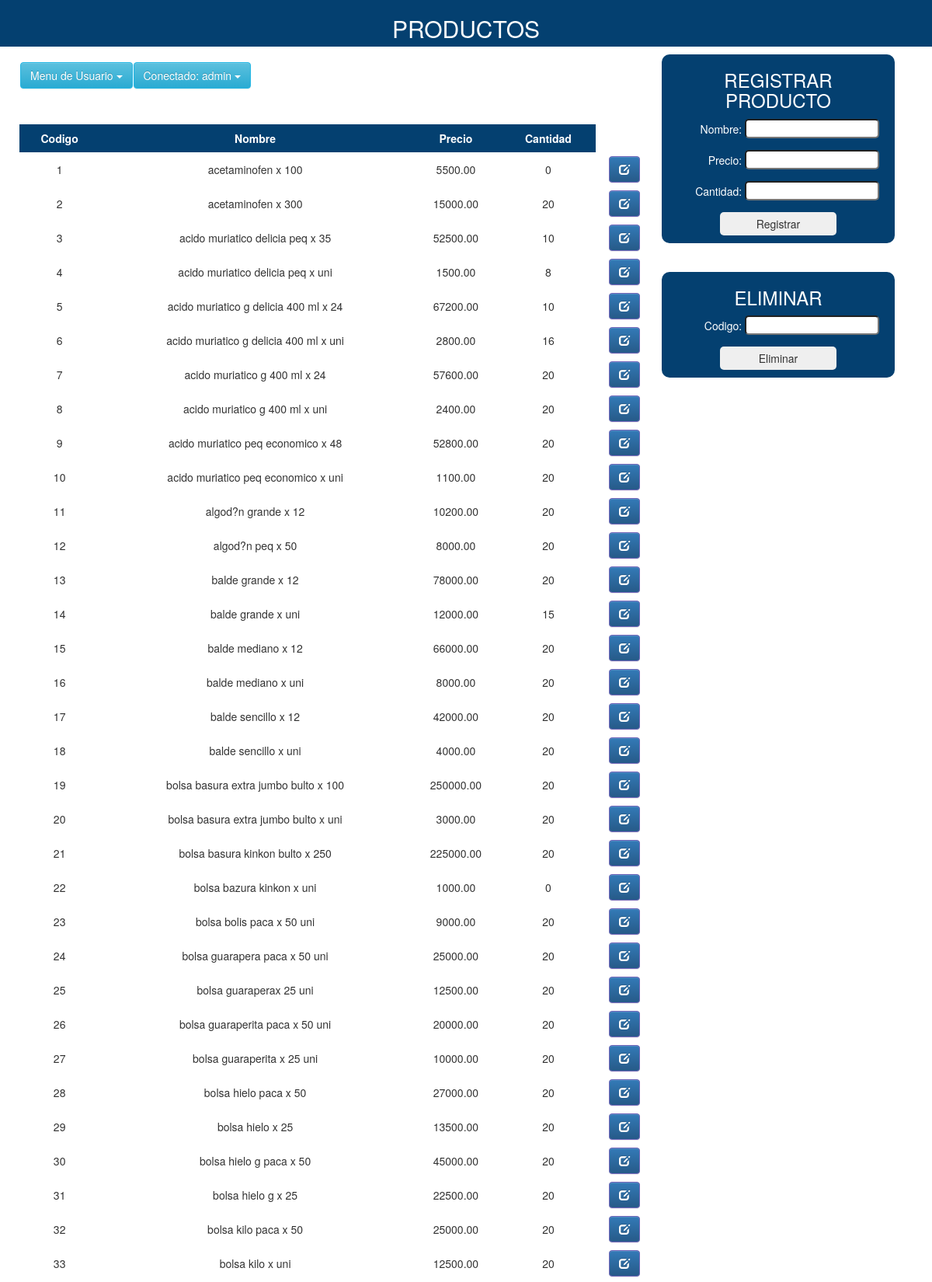
/View_Products.php (signed in, upper part), run on the app's committed database.
### tables this page shows
CREATE TABLE `productos` (
  `IdProducto` int(11) NOT NULL,
  `Nombre` varchar(40) DEFAULT NULL,
  `Precio` decimal(10,2) DEFAULT NULL,
  `Cantidad` int(11) DEFAULT NULL,
  `IdCategoria` int(11) DEFAULT NULL,
  `PorceEmpresa` decimal(10,2) DEFAULT NULL,
  `PorceVendedor` decimal(10,2) DEFAULT NULL
);

### controller/Products_Controller.php (called while the page is built, shortened)
<?php
class Products_Controller
{
    public static function Main($option, $array = [])
    {
        $products = new Products_Controller();
        switch ($option) {
            case 0:
                $result = $products->Consult($array);
                break;
        }
        return $result;
    }
    public function Consult($array)
    {
        $conexion = Conexion::connection();
        if ($array == null) {
            $sql = "SELECT IdProducto,Nombre,Precio,Cantidad from productos";
            return $conexion->query($sql);
        }
        $sql = "SELECT Precio,Cantidad,Nombre,IdProducto from productos WHERE IdProducto='$array'";
        return $conexion->query($sql);
    }
}

### controller/Controller.php (called while the page is built, shortened)
<?php
require_once "Products_Controller.php";
class Controller{
    public function Products($option,$array = []){
        return Products_Controller::Main($option,$array);
    }
}

### View_Products.php (the view, shortened to what this page needs)
<?php
require_once "controller/Controller.php";
?>
<!DOCTYPE html>
<html>
<head>
    <link rel="stylesheet" href="https://maxcdn.bootstrapcdn.com/bootstrap/3.3.5/css/bootstrap.min.css">
    <link rel="stylesheet" href="https://maxcdn.bootstrapcdn.com/bootstrap/3.3.5/css/bootstrap-theme.min.css">
    <link href="resource/css/productos2.css" rel="stylesheet">
    <link href="resource/css/style.css" rel="stylesheet">
</head>
<body>
    <div class="naveg">
        <div class="heading">
            <h2 id="hh">PRODUCTOS</h2>
        </div>
    </div>
    <div class="regproducto" id="regproducto">
        <form class="form_reg" action="" method="POST">
            <h3>REGISTRAR PRODUCTO</h3>
            <p>Nombre: <input name="nombrePro" class="input" type="text" required autofocus></p>
            <p>Precio: <input name="precio" class="input" type="number" required autofocus></p>
            <p>Cantidad: <input name="cantidad" class="input" type="number" required autofocus></p>
            <button class="submit" type="submit"> Registrar </button>
        </form>
    </div>
    <div class="regproducto2" id="regproducto2">
        <form class="form_reg" action="" method="POST">
            <h3>ELIMINAR</h3>
            <p>Codigo: <input name="codigor" class="input" type="number" required autofocus></p>
            <button class="submit" type="submit"> Eliminar </button>
        </form>
    </div>
    <div class="tabla">
        <div class="inclu"><?php include('menu.php'); ?></div>
        <table id="table">
            <thead>
                <tr>
                    <th>Codigo</th>
                    <th>Nombre</th>
                    <th>Precio</th>
                    <th>Cantidad</th>
                </tr>
            </thead>
            <tbody>
                <?php
                    $pro = new Controller();
                    $productos=$pro->Products(0);
                    while ($mostrar = $productos->fetch_row()) {
                ?>
                    <tr>
                        <td><?php echo $mostrar[0] ?></td>
                        <td><?php echo $mostrar[1] ?></td>
                        <td><?php echo $mostrar[2] ?></td>
                        <td><?php echo $mostrar[3] ?></td>
                        <td><a href="Edit_Producto.php?update_id=<?php echo $mostrar[0] ?>" title="Editar Producto">
                                <div class="btn btn-primary"><span class="glyphicon glyphicon-edit"></span></div>
                            </a></td>
                    </tr>
                <?php
                }
                ?>
            </tbody>
            </table>
        </div>
</body>
</html>

### resource/css/productos2.css (style rules this page uses)
* { margin: 0; padding: 0;box-sizing: border-box; }
#table { width: 100%; }
th { background-color:rgb(4, 64, 112); color: white; text-align: center; padding:8px; }
td { padding: 5px 3px; }
.tabla { position: relative; width: 68%; text-align: center; float: left; top:80px; left: 25px; }
.regproducto, .regproducto2 { background-color: rgb(4, 64, 112); width: 300px; height: auto; display: flex; justify-content: space-between; border-radius:10px; position: absolute; padding:0 0 10px; left:71%; }
.regproducto { top: 70px; }
.regproducto2 { top: 350px; }
.form_reg { padding: 0 5px; margin: 0 auto; width: 90%; height: auto; text-align: center; }
.form_reg h3 { color:white; }
.form_reg p { width: 100%; text-align: right; color:white; }
.form_reg input { height: 25px; border-radius: 5px; margin-bottom: 5px; color:black; }
.form_reg button { border: none; border-radius: 5px; width: 150px; padding: 5px 3px; cursor: pointer; }

### resource/css/style.css (style rules this page uses)
.btn-primary, .panel-primary { border-color: #7266ba; color: #fff !important; }
input[type=number] { -moz-appearance: textfield; }
.naveg { position: absolute; width: 100%; height: 60px; background: rgb(4, 64, 112); z-index: 9000; }
#hh { color: white; text-align: center; }

### data on the page
productos: IdProducto "1", Nombre "acetaminofen x 100", Precio "5500.00", Cantidad "0"
productos: IdProducto "2", Nombre "acetaminofen x 300", Precio "15000.00", Cantidad "20"
productos: IdProducto "3", Nombre "acido muriatico delicia peq x 35", Precio "52500.00", Cantidad "10"
productos: IdProducto "4", Nombre "acido muriatico delicia peq x uni", Precio "1500.00", Cantidad "8"
productos: IdProducto "5", Nombre "acido muriatico g delicia 400 ml x 24", Precio "67200.00", Cantidad "10"
productos: IdProducto "6", Nombre "acido muriatico g delicia 400 ml x uni", Precio "2800.00", Cantidad "16"
productos: IdProducto "7", Nombre "acido muriatico g 400 ml x 24", Precio "57600.00", Cantidad "20"
productos: IdProducto "8", Nombre "acido muriatico g 400 ml x uni", Precio "2400.00", Cantidad "20"
productos: IdProducto "9", Nombre "acido muriatico peq economico x 48", Precio "52800.00", Cantidad "20"
productos: IdProducto "10", Nombre "acido muriatico peq economico x uni", Precio "1100.00", Cantidad "20"
productos: IdProducto "11", Nombre "algod?n grande x 12", Precio "10200.00", Cantidad "20"
productos: IdProducto "12", Nombre "algod?n peq x 50", Precio "8000.00", Cantidad "20"
productos: IdProducto "13", Nombre "balde grande x 12", Precio "78000.00", Cantidad "20"
productos: IdProducto "14", Nombre "balde grande x uni", Precio "12000.00", Cantidad "15"
productos: IdProducto "15", Nombre "balde mediano x 12", Precio "66000.00", Cantidad "20"
productos: IdProducto "16", Nombre "balde mediano x uni", Precio "8000.00", Cantidad "20"
productos: IdProducto "17", Nombre "balde sencillo x 12", Precio "42000.00", Cantidad "20"
productos: IdProducto "18", Nombre "balde sencillo x uni", Precio "4000.00", Cantidad "20"
productos: IdProducto "19", Nombre "bolsa basura extra jumbo bulto x 100", Precio "250000.00", Cantidad "20"
productos: IdProducto "20", Nombre "bolsa basura extra jumbo bulto x uni", Precio "3000.00", Cantidad "20"
productos: IdProducto "21", Nombre "bolsa basura kinkon bulto x 250", Precio "225000.00", Cantidad "20"
productos: IdProducto "22", Nombre "bolsa bazura kinkon x uni", Precio "1000.00", Cantidad "0"
productos: IdProducto "23", Nombre "bolsa bolis paca x 50 uni", Precio "9000.00", Cantidad "20"
productos: IdProducto "24", Nombre "bolsa guarapera paca x 50 uni", Precio "25000.00", Cantidad "20"
productos: IdProducto "25", Nombre "bolsa guaraperax 25 uni", Precio "12500.00", Cantidad "20"
productos: IdProducto "26", Nombre "bolsa guaraperita paca x 50 uni", Precio "20000.00", Cantidad "20"
productos: IdProducto "27", Nombre "bolsa guaraperita x 25 uni", Precio "10000.00", Cantidad "20"
productos: IdProducto "28", Nombre "bolsa hielo paca x 50", Precio "27000.00", Cantidad "20"
productos: IdProducto "29", Nombre "bolsa hielo x 25", Precio "13500.00", Cantidad "20"
productos: IdProducto "30", Nombre "bolsa hielo g paca x 50", Precio "45000.00", Cantidad "20"
productos: IdProducto "31", Nombre "bolsa hielo g x 25", Precio "22500.00", Cantidad "20"
productos: IdProducto "32", Nombre "bolsa kilo paca x 50", Precio "25000.00", Cantidad "20"
productos: IdProducto "33", Nombre "bolsa kilo x uni", Precio "12500.00", Cantidad "20"

### other printed values
$resultado[1] "admin"
